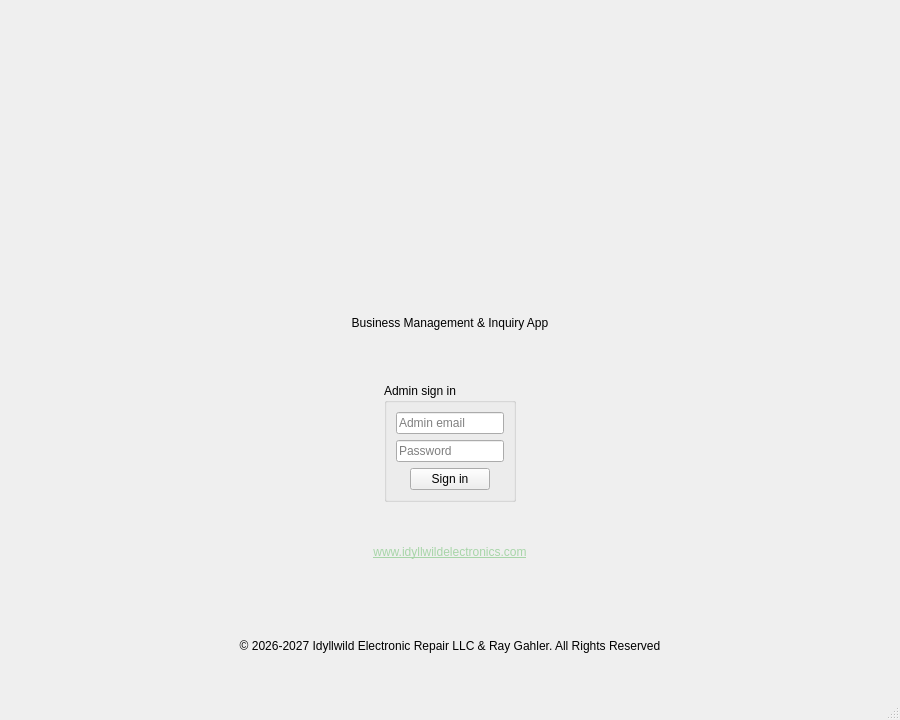
<?xml version="1.0" encoding="UTF-8"?>
<ui version="4.0">
 <class>MainIdyll</class>
 <widget class="QMainWindow" name="MainIdyll">
  <property name="geometry">
   <rect><x>0</x><y>0</y><width>900</width><height>720</height></rect>
  </property>
  <property name="windowTitle"><string>Business Management &amp; Inquiry App</string></property>
  <widget class="QWidget" name="centralwidget">
   <layout class="QVBoxLayout" name="mainLayout">
    <item>
     <widget class="QStackedWidget" name="screenStack">
      <widget class="QWidget" name="loginPage">
       <layout class="QVBoxLayout" name="loginLayout">
        <property name="leftMargin"><number>0</number></property>
        <property name="topMargin"><number>0</number></property>
        <property name="rightMargin"><number>0</number></property>
        <property name="bottomMargin"><number>0</number></property>
        <item alignment="Qt::AlignHCenter">
         <widget class="QWidget" name="loginBrandContainer">
          <layout class="QVBoxLayout" name="loginBrandLayout">
           <property name="sizeConstraint"><enum>QLayout::SetFixedSize</enum></property>
           <property name="spacing"><number>20</number></property>
           <item alignment="Qt::AlignHCenter"><widget class="QLabel" name="businessLogoLabel"><property name="minimumSize"><size><width>240</width><height>240</height></size></property><property name="maximumSize"><size><width>240</width><height>240</height></size></property><property name="alignment"><set>Qt::AlignCenter</set></property></widget></item>
           <item alignment="Qt::AlignHCenter"><widget class="QLabel" name="panelTitleLabel"><property name="text"><string>Business Management &amp; Inquiry App</string></property><property name="minimumSize"><size><width>740</width><height>90</height></size></property><property name="maximumSize"><size><width>740</width><height>90</height></size></property><property name="alignment"><set>Qt::AlignCenter</set></property><property name="styleSheet"><string notr="true">background: transparent; border: none;</string></property></widget></item>
          </layout>
         </widget>
        </item>
        <item alignment="Qt::AlignHCenter">
         <widget class="QGroupBox" name="signInGroup">
          <property name="title"><string>Admin sign in</string></property>
          <property name="maximumSize"><size><width>500</width><height>16777215</height></size></property>
          <layout class="QVBoxLayout" name="signInLayout">
           <item><widget class="QLineEdit" name="emailEdit"><property name="placeholderText"><string>Admin email</string></property></widget></item>
           <item><widget class="QLineEdit" name="passwordEdit"><property name="echoMode"><enum>QLineEdit::Password</enum></property><property name="placeholderText"><string>Password</string></property></widget></item>
           <item alignment="Qt::AlignHCenter"><widget class="QPushButton" name="signInButton"><property name="text"><string>Sign in</string></property></widget></item>
          </layout>
         </widget>
        </item>
        <item><widget class="QLabel" name="websiteLabel"><property name="text"><string>&lt;a href="https://www.idyllwildelectronics.com/"&gt;&lt;span style="color:#A7D5A8"&gt;www.idyllwildelectronics.com&lt;/span&gt;&lt;/a&gt;</string></property><property name="alignment"><set>Qt::AlignCenter</set></property><property name="openExternalLinks"><bool>true</bool></property></widget></item>
        <item><widget class="QLabel" name="copyrightLabel"><property name="text"><string>© 2026-2027 Idyllwild Electronic Repair LLC &amp; Ray Gahler. All Rights Reserved</string></property><property name="alignment"><set>Qt::AlignCenter</set></property></widget></item>
       </layout>
      </widget>
     <widget class="QScrollArea" name="workspaceWidget">
      <property name="widgetResizable"><bool>true</bool></property>
      <property name="verticalScrollBarPolicy"><enum>Qt::ScrollBarAsNeeded</enum></property>
      <property name="horizontalScrollBarPolicy"><enum>Qt::ScrollBarAlwaysOff</enum></property>
      <widget class="QWidget" name="workspaceContents">
       <layout class="QVBoxLayout" name="workspaceLayout">
        <item>
         <widget class="QFrame" name="mainBrandContainer">
          <property name="styleSheet"><string notr="true">QFrame#mainBrandContainer { background: transparent; border: none; }</string></property>
          <property name="sizePolicy"><sizepolicy hsizetype="Expanding" vsizetype="Fixed"><horstretch>0</horstretch><verstretch>0</verstretch></sizepolicy></property>
          <layout class="QGridLayout" name="mainBrandLayout" columnstretch="0,1">
           <property name="leftMargin"><number>8</number></property>
           <property name="topMargin"><number>8</number></property>
           <property name="rightMargin"><number>8</number></property>
           <property name="bottomMargin"><number>8</number></property>
           <property name="horizontalSpacing"><number>20</number></property>
           <property name="verticalSpacing"><number>8</number></property>
           <item row="0" column="0" rowspan="2" alignment="Qt::AlignTop"><widget class="QLabel" name="mainLogoLabel"><property name="minimumSize"><size><width>88</width><height>88</height></size></property><property name="maximumSize"><size><width>88</width><height>88</height></size></property><property name="alignment"><set>Qt::AlignCenter</set></property><property name="styleSheet"><string notr="true">background: rgba(16, 28, 21, 190); border: 1px solid rgba(141, 168, 140, 190); border-radius: 12px;</string></property></widget></item>
           <item row="0" column="1">
            <layout class="QHBoxLayout" name="accountLayout">
             <item><spacer name="accountSpacer"><property name="orientation"><enum>Qt::Horizontal</enum></property><property name="sizeHint" stdset="0"><size><width>0</width><height>0</height></size></property></spacer></item>
             <item alignment="Qt::AlignVCenter"><widget class="QLabel" name="greetingLabel">
              <property name="alignment"><set>Qt::AlignCenter</set></property>
              <property name="styleSheet"><string notr="true">QLabel#greetingLabel { color: #E8EFE9; background: #1F3D2B; border: 1px solid #3F6248; border-radius: 14px; padding: 7px 12px; font-weight: 600; }</string></property>
             </widget></item>
             <item alignment="Qt::AlignVCenter"><widget class="QPushButton" name="signOutButton"><property name="text"><string>Sign Out</string></property></widget></item>
            </layout>
           </item>
           <item row="1" column="1" alignment="Qt::AlignLeft"><widget class="QLabel" name="mainTitleLabel"><property name="text"><string>Business Management &amp; Inquiry App</string></property><property name="minimumSize"><size><width>620</width><height>70</height></size></property><property name="maximumSize"><size><width>620</width><height>70</height></size></property><property name="alignment"><set>Qt::AlignCenter</set></property><property name="styleSheet"><string notr="true">background: rgba(16, 28, 21, 190); border: 1px solid rgba(141, 168, 140, 190); border-radius: 12px;</string></property></widget></item>
          </layout>
         </widget>
        </item>
       <item>
     <layout class="QHBoxLayout" name="lookupLayout">
      <item>
       <widget class="QWidget" name="inquiryCodeActions">
        <layout class="QVBoxLayout" name="inquiryCodeActionsLayout">
         <property name="spacing"><number>5</number></property>
         <property name="leftMargin"><number>0</number></property>
         <property name="topMargin"><number>0</number></property>
         <property name="rightMargin"><number>0</number></property>
         <property name="bottomMargin"><number>0</number></property>
         <item><widget class="QLabel" name="codeLabel"><property name="text"><string>Inquiry code</string></property></widget></item>
         <item alignment="Qt::AlignLeft"><widget class="QPushButton" name="createInquiryButton"><property name="minimumSize"><size><width>142</width><height>0</height></size></property><property name="text"><string>Create inquiry</string></property></widget></item>
        </layout>
       </widget>
      </item>
      <item><widget class="QLineEdit" name="codeEdit"><property name="placeholderText"><string>IDY-ABC123</string></property></widget></item>
      <item><widget class="QPushButton" name="loadButton"><property name="text"><string>Load inquiry</string></property></widget></item>
      <item><widget class="QPushButton" name="deleteInquiryButton">
       <property name="enabled"><bool>false</bool></property>
       <property name="text"><string>Delete selected inquiry</string></property>
      </widget></item>
     </layout>
    </item>
       <item>
     <layout class="QHBoxLayout" name="inquiryActions">
      <item><spacer name="inquiryActionsSpacer">
       <property name="orientation"><enum>Qt::Horizontal</enum></property>
       <property name="sizeHint" stdset="0"><size><width>0</width><height>0</height></size></property>
      </spacer></item>
      <item>
       <widget class="QWidget" name="repairActionsContainer">
        <layout class="QVBoxLayout" name="repairActionsLayout">
         <property name="spacing"><number>5</number></property>
         <property name="leftMargin"><number>0</number></property>
         <property name="topMargin"><number>0</number></property>
         <property name="rightMargin"><number>0</number></property>
         <property name="bottomMargin"><number>0</number></property>
         <item>
          <layout class="QHBoxLayout" name="repairActionButtons">
           <item><widget class="QPushButton" name="createContactButton">
            <property name="enabled"><bool>false</bool></property>
            <property name="text"><string>Create contact</string></property>
           </widget></item>
           <item><widget class="QPushButton" name="scheduleRepairButton">
            <property name="enabled"><bool>false</bool></property>
            <property name="text"><string>Schedule repair</string></property>
           </widget></item>
           <item><widget class="QPushButton" name="createInvoiceButton"><property name="enabled"><bool>false</bool></property><property name="text"><string>Create PDF</string></property></widget></item>
           <item><widget class="QPushButton" name="uploadInvoiceButton"><property name="enabled"><bool>false</bool></property><property name="text"><string>Publish invoice PDF</string></property></widget></item>
          </layout>
         </item>
         <item alignment="Qt::AlignRight"><widget class="QPushButton" name="permanentlyDeleteButton">
          <property name="enabled"><bool>false</bool></property>
          <property name="toolTip"><string>Permanently delete the selected archived inquiry</string></property>
          <property name="text"><string>Perm Delete</string></property>
         </widget></item>
        </layout>
       </widget>
      </item>
     </layout>
    </item>
       <item>
     <widget class="QTabWidget" name="inquiryTabs">
      <widget class="QWidget" name="pendingTab">
       <attribute name="title"><string>Pending Inquiries</string></attribute>
       <layout class="QVBoxLayout" name="pendingLayout">
        <item>
         <layout class="QHBoxLayout" name="pendingToolbar">
          <item><widget class="QPushButton" name="refreshPendingButton"><property name="text"><string>Refresh list</string></property></widget></item>
          <item><widget class="QLabel" name="pendingCodeLabel"><property name="text"><string>Selected inquiry code</string></property></widget></item>
          <item><widget class="QLabel" name="pendingSelectedCodeLabel"><property name="text"><string>None</string></property></widget></item>
         </layout>
        </item>
        <item>
         <layout class="QHBoxLayout" name="pendingContent">
          <item>
           <widget class="QListWidget" name="pendingList"/>
          </item>
          <item>
           <widget class="QWidget" name="pendingDetails">
            <layout class="QFormLayout" name="pendingForm">
             <item row="0" column="0"><widget class="QLabel" name="pendingNameLabel"><property name="text"><string>Name</string></property></widget></item>
             <item row="0" column="1"><widget class="QLineEdit" name="pendingNameEdit"/></item>
             <item row="1" column="0"><widget class="QLabel" name="pendingPhoneLabel"><property name="text"><string>Phone</string></property></widget></item>
             <item row="1" column="1"><widget class="QLineEdit" name="pendingPhoneEdit"/></item>
             <item row="2" column="0"><widget class="QLabel" name="pendingEmailLabel"><property name="text"><string>Email</string></property></widget></item>
             <item row="2" column="1"><widget class="QLineEdit" name="pendingEmailEdit"/></item>
             <item row="3" column="0"><widget class="QLabel" name="pendingDeviceLabel"><property name="text"><string>Device</string></property></widget></item>
             <item row="3" column="1"><widget class="QLineEdit" name="pendingDeviceEdit"/></item>
             <item row="4" column="0"><widget class="QLabel" name="pendingModelLabel"><property name="text"><string>Model</string></property></widget></item>
             <item row="4" column="1"><widget class="QLineEdit" name="pendingModelEdit"/></item>
             <item row="5" column="0"><widget class="QLabel" name="pendingProblemLabel"><property name="text"><string>Problem</string></property></widget></item>
             <item row="5" column="1"><widget class="QPlainTextEdit" name="pendingProblemEdit"/></item>
             <item row="6" column="0"><widget class="QLabel" name="pendingPreferredLabel"><property name="text"><string>Preferred contact</string></property></widget></item>
             <item row="6" column="1"><widget class="QComboBox" name="pendingPreferredEdit"/></item>
             <item row="7" column="0"><widget class="QLabel" name="pendingAddressLabel"><property name="text"><string>Address</string></property></widget></item>
             <item row="7" column="1"><widget class="QPlainTextEdit" name="pendingAddressEdit"/></item>
             <item row="8" column="0"><widget class="QLabel" name="pendingStatusLabel"><property name="text"><string>Public status</string></property></widget></item>
            <item row="8" column="1"><widget class="QComboBox" name="pendingStatusEdit"/></item>
             <item row="9" column="0"><widget class="QLabel" name="pendingMessageLabel"><property name="text"><string>Public message</string></property></widget></item>
             <item row="9" column="1"><widget class="QPlainTextEdit" name="pendingMessageEdit"/></item>
            </layout>
           </widget>
          </item>
         </layout>
        </item>
        <item>
         <layout class="QHBoxLayout" name="pendingActions">
          <item><spacer name="pendingActionsSpacer">
           <property name="orientation"><enum>Qt::Horizontal</enum></property>
           <property name="sizeHint" stdset="0"><size><width>0</width><height>0</height></size></property>
          </spacer></item>
          <item><widget class="QPushButton" name="deletePendingButton">
           <property name="enabled"><bool>false</bool></property>
           <property name="text"><string>Move to Deleted Inquiries</string></property>
          </widget></item>
          <item><widget class="QPushButton" name="promotePendingButton"><property name="text"><string>Push to inquiry collections</string></property></widget></item>
         </layout>
        </item>
       </layout>
      </widget>
      <widget class="QWidget" name="publicTab">
       <attribute name="title"><string>Public record</string></attribute>
       <layout class="QVBoxLayout" name="publicCollectionLayout">
        <item>
         <layout class="QHBoxLayout" name="publicCollectionToolbar">
          <item><widget class="QPushButton" name="refreshPublicButton"><property name="text"><string>Refresh list</string></property></widget></item>
          <item><widget class="QLabel" name="publicSelectedCodeLabel"><property name="text"><string>Select an inquiry</string></property></widget></item>
         </layout>
        </item>
        <item>
         <layout class="QHBoxLayout" name="publicCollectionContent">
          <item><widget class="QListWidget" name="publicInquiryList"/></item>
          <item>
           <layout class="QFormLayout" name="publicForm">
            <item row="0" column="0"><widget class="QLabel" name="publicDeviceLabel"><property name="text"><string>Device</string></property></widget></item>
            <item row="0" column="1"><widget class="QLineEdit" name="publicDeviceEdit"/></item>
            <item row="1" column="0"><widget class="QLabel" name="publicModelLabel"><property name="text"><string>Model</string></property></widget></item>
            <item row="1" column="1"><widget class="QLineEdit" name="publicModelEdit"/></item>
            <item row="2" column="0"><widget class="QLabel" name="statusLabel"><property name="text"><string>Public status</string></property></widget></item>
            <item row="2" column="1"><widget class="QComboBox" name="statusEdit"/></item>
            <item row="3" column="0"><widget class="QLabel" name="publicMessageLabel"><property name="text"><string>Public message</string></property></widget></item>
            <item row="3" column="1"><widget class="QPlainTextEdit" name="publicMessageEdit"/></item>
           </layout>
          </item>
         </layout>
        </item>
        <item>
         <layout class="QHBoxLayout" name="publicRecordActions">
          <item><spacer name="publicRecordActionsSpacer"><property name="orientation"><enum>Qt::Horizontal</enum></property><property name="sizeHint" stdset="0"><size><width>0</width><height>0</height></size></property></spacer></item>
          <item><widget class="QPushButton" name="generateSquareLinkButton">
           <property name="enabled"><bool>false</bool></property>
           <property name="text"><string>Generate Square link</string></property>
          </widget></item>
          <item><widget class="QPushButton" name="reviewPaymentButton">
           <property name="enabled"><bool>false</bool></property>
           <property name="text"><string>Review invoice payment</string></property>
          </widget></item>
          <item><widget class="QPushButton" name="saveButton"><property name="text"><string>Save changes</string></property></widget></item>
         </layout>
        </item>
       </layout>
      </widget>
      <widget class="QWidget" name="privateTab">
       <attribute name="title"><string>Private record</string></attribute>
       <layout class="QVBoxLayout" name="privateCollectionLayout">
        <item>
         <layout class="QHBoxLayout" name="privateCollectionToolbar">
          <item><widget class="QPushButton" name="refreshPrivateButton"><property name="sizePolicy"><sizepolicy hsizetype="Expanding" vsizetype="Fixed"><horstretch>1</horstretch><verstretch>0</verstretch></sizepolicy></property><property name="text"><string>Refresh list</string></property></widget></item>
          <item><widget class="QComboBox" name="privateInquiryFilter"><property name="sizePolicy"><sizepolicy hsizetype="Expanding" vsizetype="Fixed"><horstretch>1</horstretch><verstretch>0</verstretch></sizepolicy></property><property name="toolTip"><string>Filter inquiries by status category</string></property></widget></item>
          <item><widget class="QLabel" name="privateSelectedCodeLabel"><property name="text"><string>Select an inquiry</string></property></widget></item>
         </layout>
        </item>
        <item>
         <layout class="QHBoxLayout" name="privateCollectionContent">
          <item><widget class="QListWidget" name="privateInquiryList"><property name="viewMode"><enum>QListView::IconMode</enum></property><property name="flow"><enum>QListView::TopToBottom</enum></property><property name="wrapping"><bool>true</bool></property><property name="resizeMode"><enum>QListView::Adjust</enum></property><property name="movement"><enum>QListView::Static</enum></property><property name="gridSize"><size><width>176</width><height>62</height></size></property><property name="horizontalScrollBarPolicy"><enum>Qt::ScrollBarAsNeeded</enum></property><property name="verticalScrollBarPolicy"><enum>Qt::ScrollBarAsNeeded</enum></property><property name="wordWrap"><bool>true</bool></property></widget></item>
          <item>
           <layout class="QFormLayout" name="privateForm">
            <item row="0" column="0"><widget class="QLabel" name="nameLabel"><property name="text"><string>Name</string></property></widget></item>
            <item row="0" column="1"><widget class="QLineEdit" name="nameEdit"/></item>
            <item row="1" column="0"><widget class="QLabel" name="phoneLabel"><property name="text"><string>Phone</string></property></widget></item>
            <item row="1" column="1"><widget class="QLineEdit" name="phoneEdit"/></item>
            <item row="2" column="0"><widget class="QLabel" name="privateEmailLabel"><property name="text"><string>Email</string></property></widget></item>
            <item row="2" column="1"><widget class="QLineEdit" name="privateEmailEdit"/></item>
            <item row="3" column="0"><widget class="QLabel" name="privateDeviceLabel"><property name="text"><string>Device</string></property></widget></item>
            <item row="3" column="1"><widget class="QLineEdit" name="privateDeviceEdit"/></item>
            <item row="4" column="0"><widget class="QLabel" name="privateModelLabel"><property name="text"><string>Model</string></property></widget></item>
            <item row="4" column="1"><widget class="QLineEdit" name="privateModelEdit"/></item>
            <item row="5" column="0"><widget class="QLabel" name="problemLabel"><property name="text"><string>Problem</string></property></widget></item>
            <item row="5" column="1"><widget class="QPlainTextEdit" name="problemEdit"/></item>
            <item row="6" column="0"><widget class="QLabel" name="preferredContactLabel"><property name="text"><string>Preferred contact</string></property></widget></item>
            <item row="6" column="1"><widget class="QComboBox" name="preferredContactEdit"/></item>
            <item row="7" column="0"><widget class="QLabel" name="addressLabel"><property name="text"><string>Address</string></property></widget></item>
            <item row="7" column="1"><widget class="QPlainTextEdit" name="addressEdit"/></item>
           </layout>
          </item>
         </layout>
        </item>
        <item>
         <layout class="QHBoxLayout" name="privateRecordActions">
          <item><spacer name="privateRecordActionsSpacer"><property name="orientation"><enum>Qt::Horizontal</enum></property><property name="sizeHint" stdset="0"><size><width>0</width><height>0</height></size></property></spacer></item>
          <item><widget class="QPushButton" name="savePrivateButton"><property name="text"><string>Save changes</string></property></widget></item>
         </layout>
        </item>
       </layout>
      </widget>
      <widget class="QWidget" name="deletedTab">
       <attribute name="title"><string>Deleted Inquiries</string></attribute>
       <layout class="QVBoxLayout" name="deletedLayout">
        <item>
         <layout class="QHBoxLayout" name="deletedToolbar">
          <item><widget class="QPushButton" name="refreshDeletedButton"><property name="text"><string>Refresh list</string></property></widget></item>
          <item><widget class="QLabel" name="deletedListStatus"><property name="text"><string/></property></widget></item>
         </layout>
        </item>
        <item>
         <widget class="QSplitter" name="deletedSplitter">
          <property name="orientation"><enum>Qt::Horizontal</enum></property>
          <widget class="QListWidget" name="deletedInquiryList"/>
          <widget class="QTextBrowser" name="deletedInquiryDetails">
           <property name="readOnly"><bool>true</bool></property>
           <property name="placeholderText"><string>Select a deleted inquiry to see its saved details.</string></property>
          </widget>
         </widget>
        </item>
       </layout>
      </widget>
     </widget>
       </item>
       </layout>
      </widget>
     </widget>
     </widget>
    </item>
   </layout>
  </widget>
  <widget class="QStatusBar" name="statusbar"/>
 </widget>
 <resources/>
 <connections/>
</ui>
